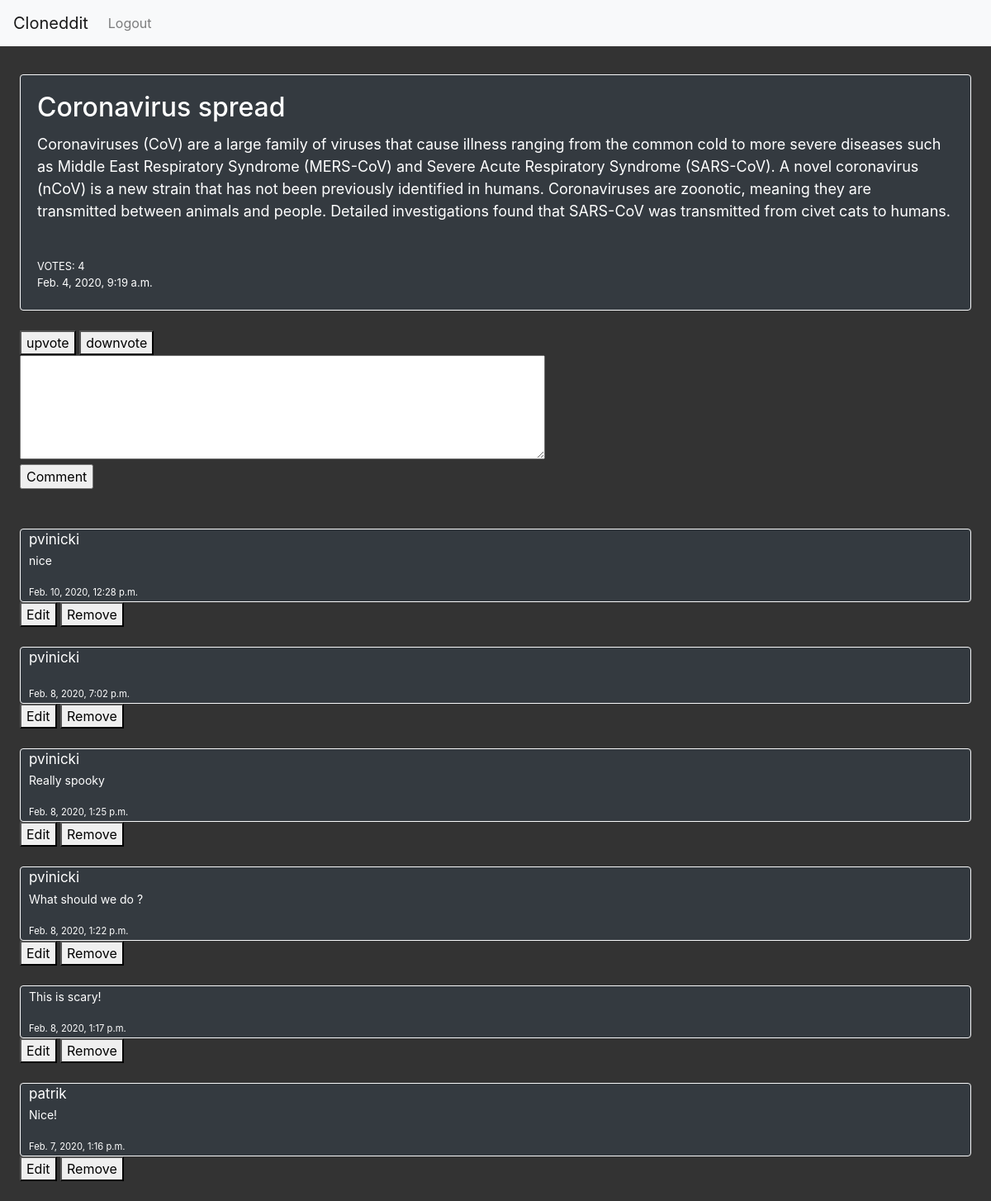
Page /entry/1/ (signed in) on the committed database.
### comments/models.py (models this page shows, shortened)
class Entry(models.Model):
    title = models.CharField(max_length=200)
    pub_date = models.DateTimeField('date published')
    text = models.TextField(max_length=500, blank = True)
    votes = models.IntegerField(default = 0)

class Comment(models.Model):
    parentID = models.IntegerField(default = 0)
    entry = models.ForeignKey(Entry, on_delete=models.CASCADE,null = True)
    name = models.CharField(max_length = 50)
    text = models.TextField(max_length = 500, blank = True)
    votes = models.IntegerField(default = 0)
    pub_date = models.DateTimeField('date published')

### comments/views.py (the view)
# urls.py: path('entry/<int:entry_id>/', views.entry_detail, name='entry_detail'),
def entry_detail(request, entry_id):
    form = Post()
    entry = Entry.objects.get(id = entry_id)
    comments = Comment.objects.filter(entry = entry_id).order_by('-pub_date')
    return render(request, 'entry_detail.html', {'entry':entry, 'comments':comments, 'form': form})

### comments/forms.py
class Post(forms.Form):
    title = forms.CharField(max_length = 200)
    text = forms.CharField(max_length = 500)

### comments/templates/entry_detail.html (shortened to what this page needs)
{% include 'index.html' %}
<div style="background-color: #333333">
{% block content %}
    <div style="padding-left: 24px; padding-top: 34px; padding-right: 24px" style="background-color: #333333">
        <div class="card text-white bg-dark border-light">
            <div class="card-body">
                <div class="card-title">
                    <h2>{{ entry.title }}</h2>
                </div>
                <div class="card-text">
                    <p style="font-size: 18px;">{{ entry.text }}</p>
                </div>
                <br>
                <small>VOTES: {{entry.votes}}</small>
                <p style="font-size: 13px; margin-bottom: 2px;">{{ entry.pub_date }}</p>
            </div>
        </div>
        <br>
        <a href="{% url 'comments:upvote' entry.pk %}"><button >upvote</button> </a>
        <a href="{% url 'comments:downvote' entry.pk %}"><button >downvote</button> </a>
        <div>
            <form action="{% url 'comments:make_comment' entry.pk %}" method="POST">{% csrf_token %}
                <textarea name="text" id="text" cols="60" rows="5"></textarea>
                <br>
                <input type="submit" value="Comment">
            </form>
        </div>
        <br>
        <br>
        <div>
        {% if request.user.is_superuser %}
            {% for comment in comments %}
                <div class="card text-white bg-dark border-light">
                    <p style="font-size: 17px; padding-left:10px; margin-bottom: 2px" >{{ comment.name }}</p>
                    <p style="font-size: 14px; padding-left:10px;"> {{ comment.text }} </p>
                    <p style="font-size: 14px; margin-bottom: 2px; padding-left:10px;"><small>{{ comment.pub_date }}</small></p>
                </div>
                <a href="{% url 'comments:edit_comment' comment.pk entry.pk %}"><button>Edit</button></a>
                <a href="{% url 'comments:remove_comment' comment.pk entry.pk %}"><button>Remove</button></a>
                <br>
                <br>
            {% endfor %}
        {% endif %}
    </div>
{% endblock %}
</div>

### templates/style.css (style rules this page uses)
a:link { color: none; }

### rows in the picture
Entry: title "Coronavirus spread", text "Coronaviruses (CoV) are a large family of viruses that cause illness ranging from the common cold to more severe diseases such as Middle East Respiratory Syndrome (MERS-CoV) and Severe Acute Respiratory Syndrome (SARS-CoV). A novel coronavirus (nCoV) is a new strain that has not been previously identified in humans. Coronaviruses are zoonotic, meaning they are transmitted between animals and people. Detailed investigations found that SARS-CoV was transmitted from civet cats to humans.", votes "4", pub_date "Feb. 4, 2020, 9:19 a.m."
Comment: name "pvinicki", text "nice", pub_date "Feb. 10, 2020, 12:28 p.m."
Comment: name "pvinicki", pub_date "Feb. 8, 2020, 7:02 p.m."
Comment: name "pvinicki", text "Really spooky", pub_date "Feb. 8, 2020, 1:25 p.m."
Comment: name "pvinicki", text "What should we do ?", pub_date "Feb. 8, 2020, 1:22 p.m."
Comment: text "This is scary!", pub_date "Feb. 8, 2020, 1:17 p.m."
Comment: name "patrik", text "Nice!", pub_date "Feb. 7, 2020, 1:16 p.m."
